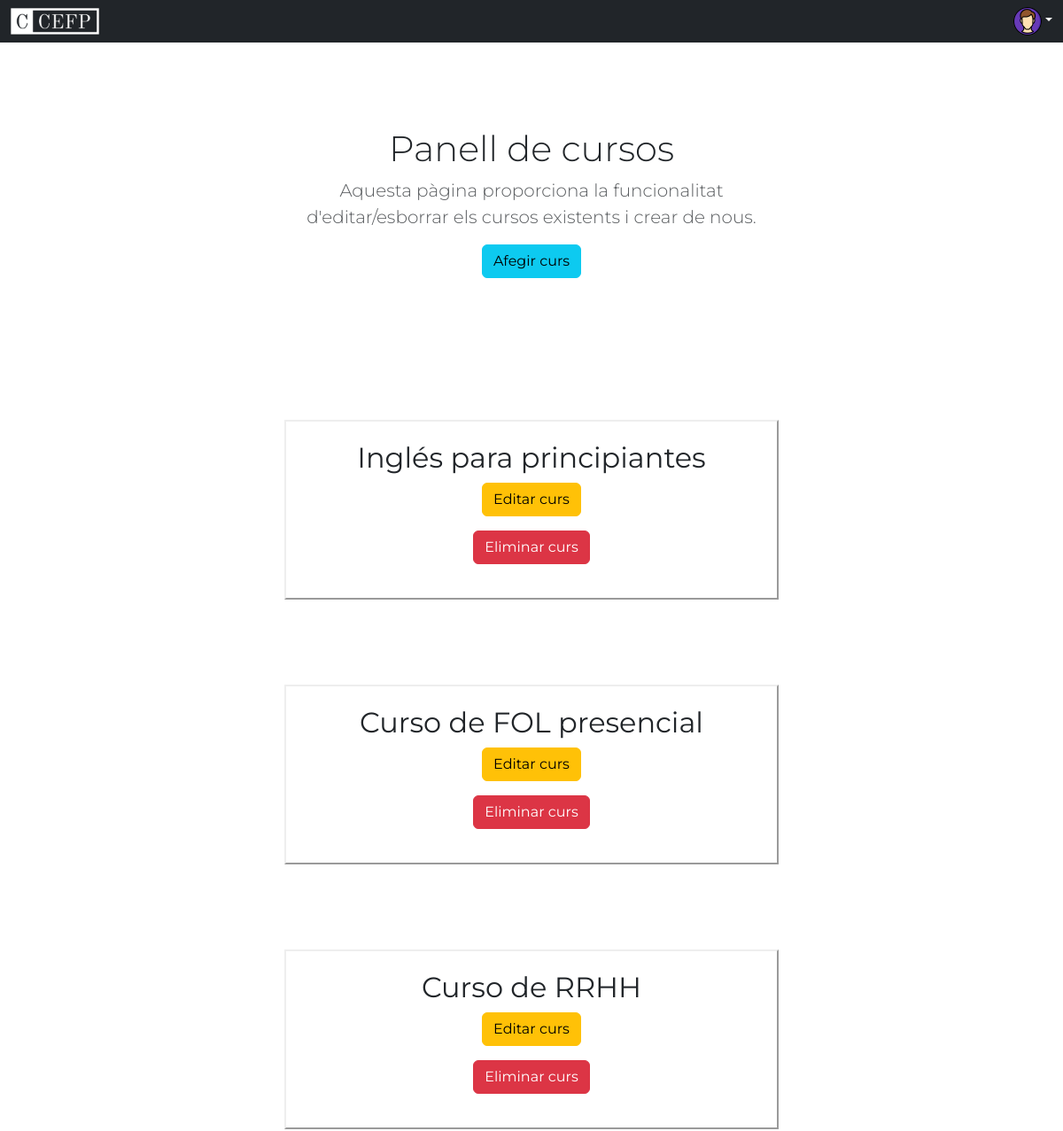
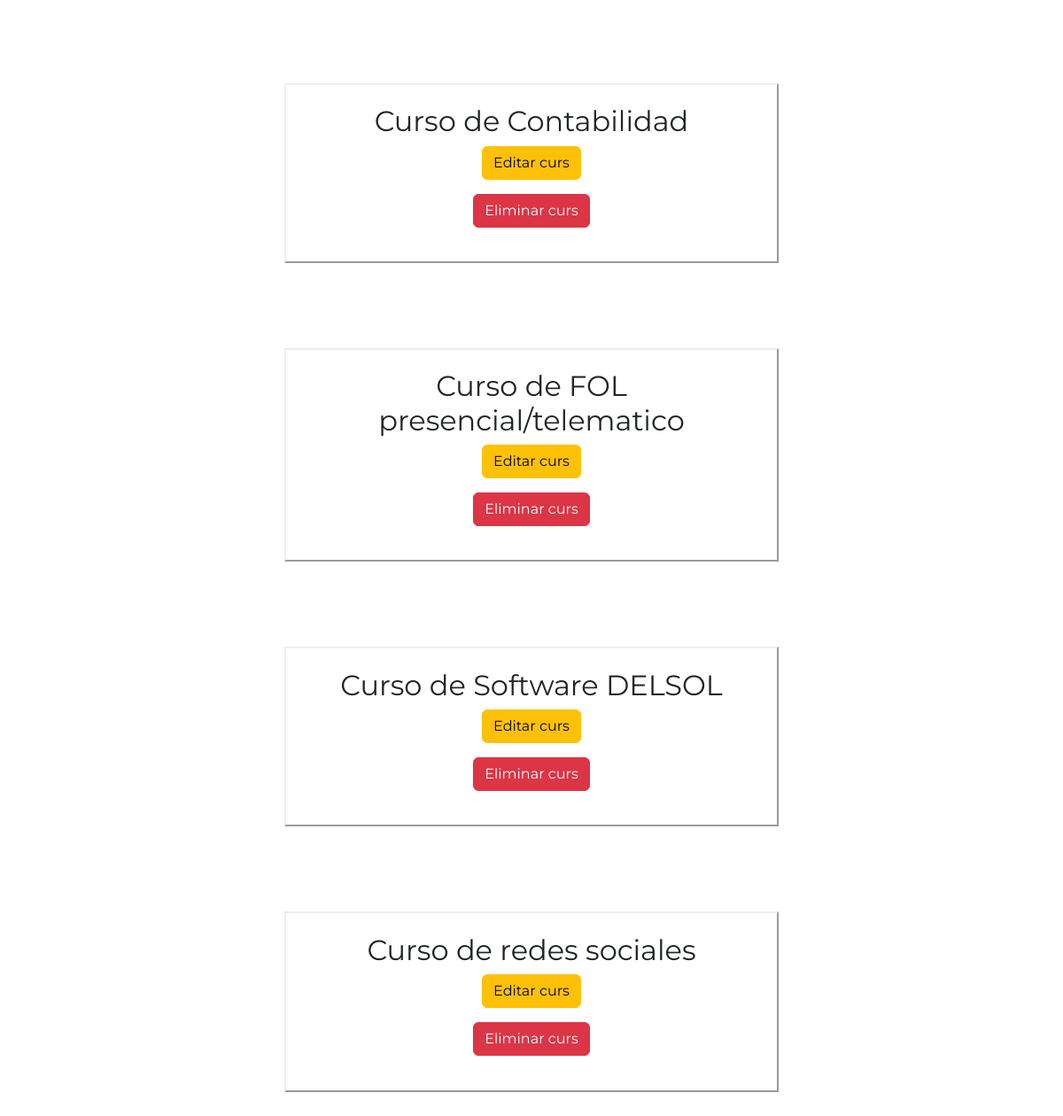
The app's page /Views/html/panell_cursos.php (signed in), older data (2 pictures, top to bottom).
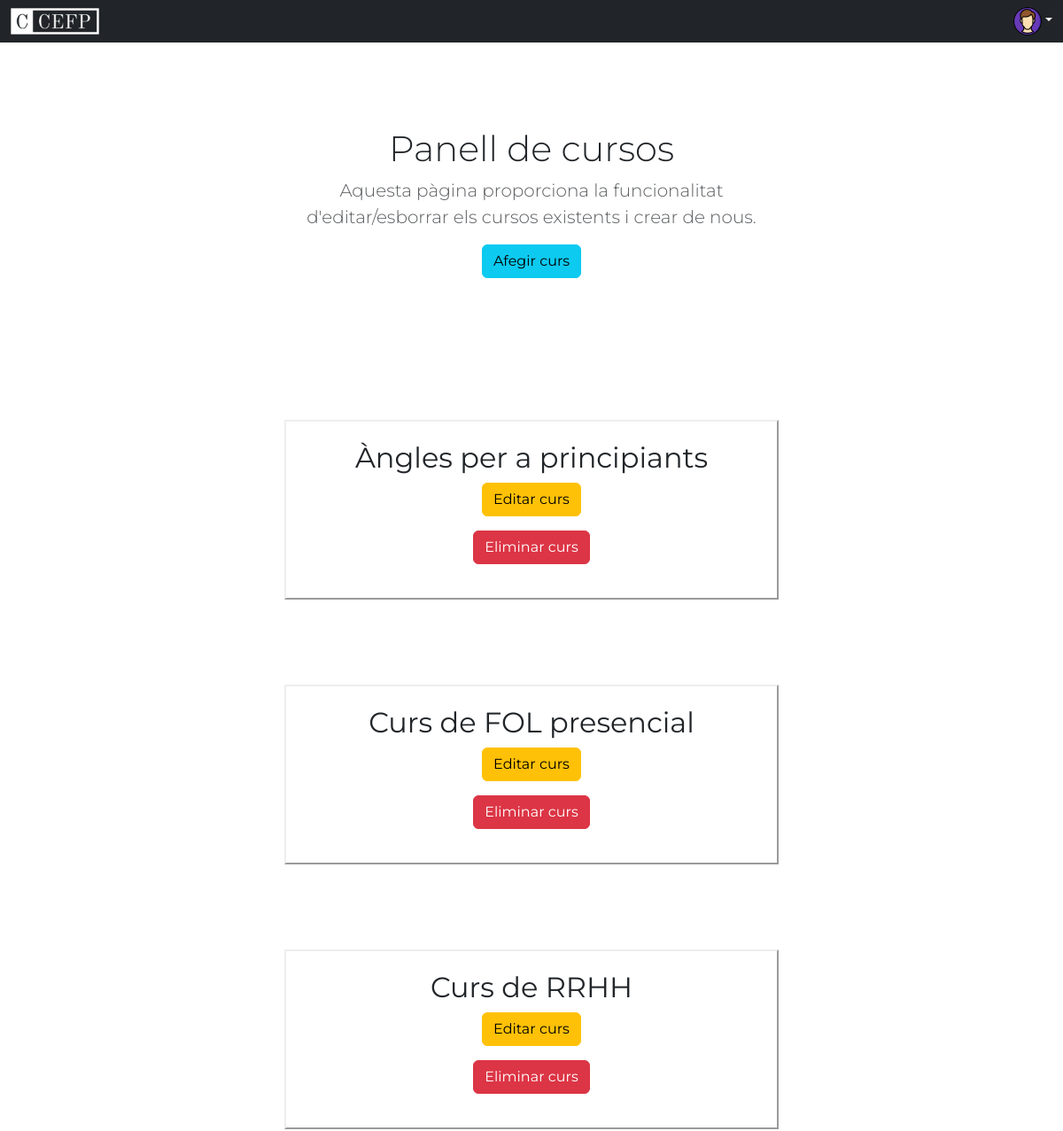
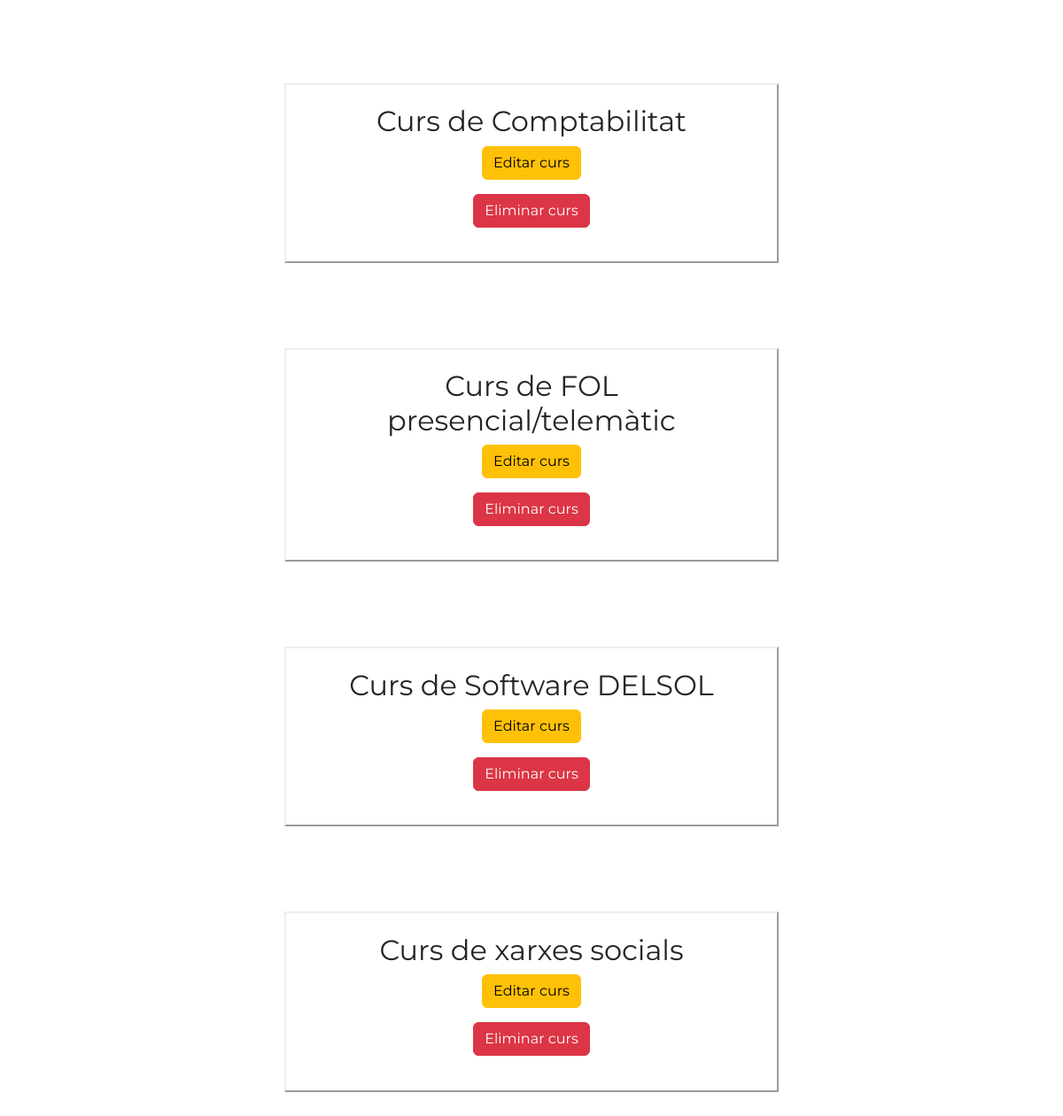
The same page, newer data (2 pictures, top to bottom).
### tables this page shows
CREATE TABLE curs (
    id_curs INT NOT NULL PRIMARY KEY AUTO_INCREMENT,
    nom_curs VARCHAR(60),
    curs_descripcio VARCHAR(1000),
    data_inici DATE,
    data_fi DATE,
    id_profesor INT,
    preu FLOAT,
    placesDisponibles INT CHECK(placesDisponibles>=0),
    FOREIGN KEY (id_profesor) REFERENCES profesors(id_profesor)
);

### Model/Cursos/ModelPanellCursos.php (called while the page is built, shortened)
<?php
class ModelPanellCursos {
    private $conn;
    public function __construct($conn) {
        $this->conn = $conn;
    }
    public function mostrarCurs() {
        $sql = $this->conn->prepare("SELECT * FROM curs");
        $sql->execute();
        $result = $sql->get_result();
        return $result;
    }
}

### Controller/Cursos/ControllerPanellCursos.php (the view)
<?php
include ('../../Model/Cursos/ModelPanellCursos.php');
$mostrarCurs = new ModelPanellCursos($conn);
$result = $mostrarCurs->mostrarCurs();
$div_cursos = "";
while($curs=$result->fetch_assoc()) {
    $IdCurso = $curs["id_curs"];
    $nombreCurso = $curs["nom_curs"];
    $div_cursos .=
    "<section class='py-5 text-center container'>
        <div class='div_cursos col-sm-6 mx-auto'>
            <h2 class='fw-normal'>".$nombreCurso."</h2>
            <p><a class='btn btn-warning' href='editar_curs.php?id=".$IdCurso."'>Editar curs</a></p>
            <form action='../../Controller/Cursos/ControllerEliminarCurs.php' method='POST'>
            <input type='hidden' name='id_curs' value=".$IdCurso.">
            <p><input type='button' onclick='mostrar_confirmacion(\"confirmacion_".$IdCurso."\")' class='btn btn-danger' value='Eliminar curs'></p>
            <div id='confirmacion_".$IdCurso."' style='display:none; padding:15px; widht: 300px;'>
                <p>Estàs segur que vols eliminar aquest curs?</p>
                <p>És possible que aquest curs tingui informació associada.<br>Aquesta informació s'esborrarà també.</p>
                <input type='submit' class='btn btn-danger' name='eliminar' value='Eliminar curs'>
                <input type='button' class='btn btn-success' onclick='ocultar_confirmacion(\"confirmacion_".$IdCurso."\")' value='Cancel·lar'>
            </div>
            </form>
        </div>
    </section>";
}
echo $div_cursos;
?>

Row changes from the older to the newer data that the page shows:
changed curs: nom_curs "Inglés para principiantes" → "Àngles per a principiants"
changed curs: nom_curs "Curso de FOL presencial" → "Curs de FOL presencial"
changed curs: nom_curs "Curso de RRHH" → "Curs de RRHH"
changed curs: nom_curs "Curso de Contabilidad" → "Curs de Comptabilitat"
changed curs: nom_curs "Curso de FOL presencial/telematico" → "Curs de FOL presencial/telemàtic"
changed curs: nom_curs "Curso de Software DELSOL" → "Curs de Software DELSOL"
changed curs: nom_curs "Curso de redes sociales" → "Curs de xarxes socials"
